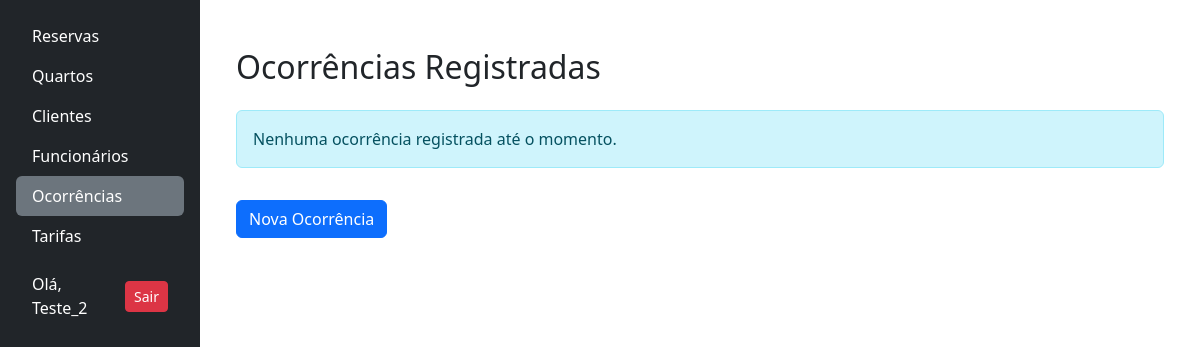
/ocorrencias/ (signed in), run on an earlier commit of the app's database.
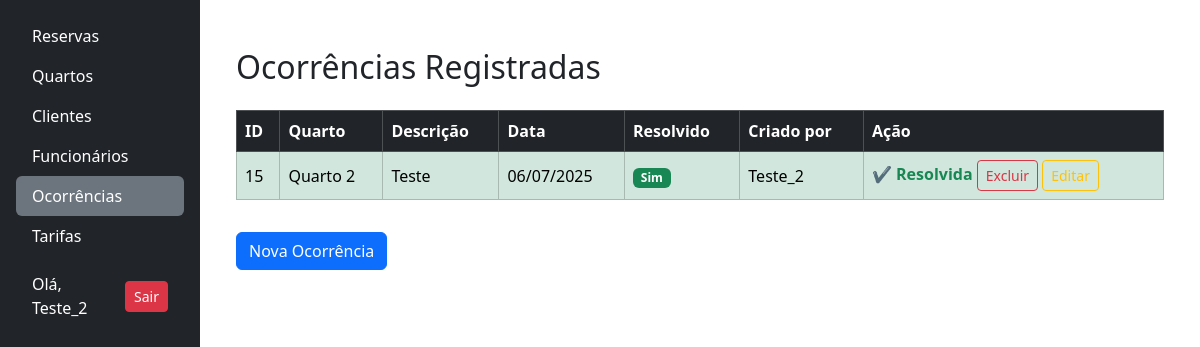
And on a later commit of the database.
### ocorrencias/models.py (models this page shows, shortened)
class Ocorrencia(models.Model):
    quarto = models.ForeignKey(Quarto, on_delete=models.RESTRICT)
    descricao = models.TextField()
    data_registro = models.DateField(auto_now_add=True)
    resolvido = models.BooleanField(default=False)
    data_resolvido = models.DateTimeField(null=True, blank=True)
    criado_por = models.ForeignKey(
        User, on_delete=models.PROTECT)

### quartos/models.py (models this page shows, shortened)
class Quarto(models.Model):
    numero = models.IntegerField(
        unique=True,
        verbose_name="Número do Quarto"
    )
    andar = models.IntegerField(
        verbose_name="Andar do Quarto"
    )
    descricao = models.TextField(
        blank=True,
        null=True,
        verbose_name="Descrição do Quarto"
    )
    status = models.CharField(
        choices=QUARTO_STATUS_CHOICES,
        max_length=25,
        blank=False,
        verbose_name="Status Atual"
    )
    tipo = models.ForeignKey(
        TipoQuarto,
        on_delete=models.RESTRICT,
        verbose_name="Tipo de Quarto"
    )
    foto = StdImageField(
        upload_to='fotos/quartos',
        variations={'thumb': (150, 150), 'medium': (
            300, 300), 'large': (600, 400)},
        blank=True,
        null=True
    )

### ocorrencias/views.py (the view)
# urls.py: path('', views.lista_ocorrencias, name='lista_ocorrencias'),
@login_required
def lista_ocorrencias(request):
    ocorrencias = Ocorrencia.objects.all().order_by('-data_registro')
    return render(request, 'ocorrencias/lista.html', {'ocorrencias': ocorrencias})

### ocorrencias/templates/ocorrencias/lista.html (shortened to what this page needs)
{% extends 'base.html' %}
{% load crispy_forms_tags %}
{% block content %}
<div class="container mt-4">
  <h2 class="mb-4">Ocorrências Registradas</h2>
  {% include "ocorrencias/partials/_tabela_ocorrencias.html" %}
  <a href="{% url 'registrar_ocorrencia' %}" class="btn btn-primary mt-3">
     Nova Ocorrência
  </a>
</div>
{% endblock %}

### ocorrencias/templates/ocorrencias/partials/_linha_ocorrencia.html
<tr class="{% if not ocorrencia.resolvido %}table-warning{% else %}table-success{% endif %}">
  <td>{{ ocorrencia.id }}</td>
  <td>Quarto {{ ocorrencia.quarto.numero }}</td>
  <td title="{{ ocorrencia.descricao }}">{{ ocorrencia.descricao|truncatechars:50 }}</td>
  <td>{{ ocorrencia.data_registro|date:"d/m/Y" }}</td>
  <td>
    {% if ocorrencia.resolvido %}
      <span class="badge bg-success">Sim</span>
    {% else %}
      <span class="badge bg-warning text-dark">Não</span>
    {% endif %}
  </td>
  <td>{{ ocorrencia.criado_por.username }}</td>
  <td>
    {% if not ocorrencia.resolvido %}
      <a href="{% url 'marcar_ocorrencia_resolvida' ocorrencia.id %}"
         class="btn btn-sm btn-outline-success"
         title="Marcar esta ocorrência como resolvida">
         ✅ Marcar como resolvida
      </a>
    {% else %}
      <span class="text-success fw-semibold" title="Ocorrência resolvida">
        ✔️ Resolvida
      </span>
    {% endif %}
    <a href="{% url 'excluir_ocorrencia' ocorrencia.id %}"
       class="btn btn-sm btn-outline-danger"
       onclick="return confirm('Tem certeza que deseja excluir esta ocorrência?');"
       title="Excluir ocorrência">
      Excluir
    </a>
    <a href="{% url 'editar_ocorrencia' ocorrencia.id %}" class="btn btn-sm btn-outline-warning">
     Editar
    </a>
  </td>
</tr>

What changed in the data, as far as the page shows it:
added Ocorrencia: id "15", quarto.numero "2", descricao "Teste", data_registro "06/07/2025", resolvido "Sim", criado_por.username "Teste_2"
Also different on the page:
text no longer shown: "Nenhuma ocorrência registrada até o momento."
text now shown: "ID Quarto Descrição Data Resolvido Criado por Ação"
